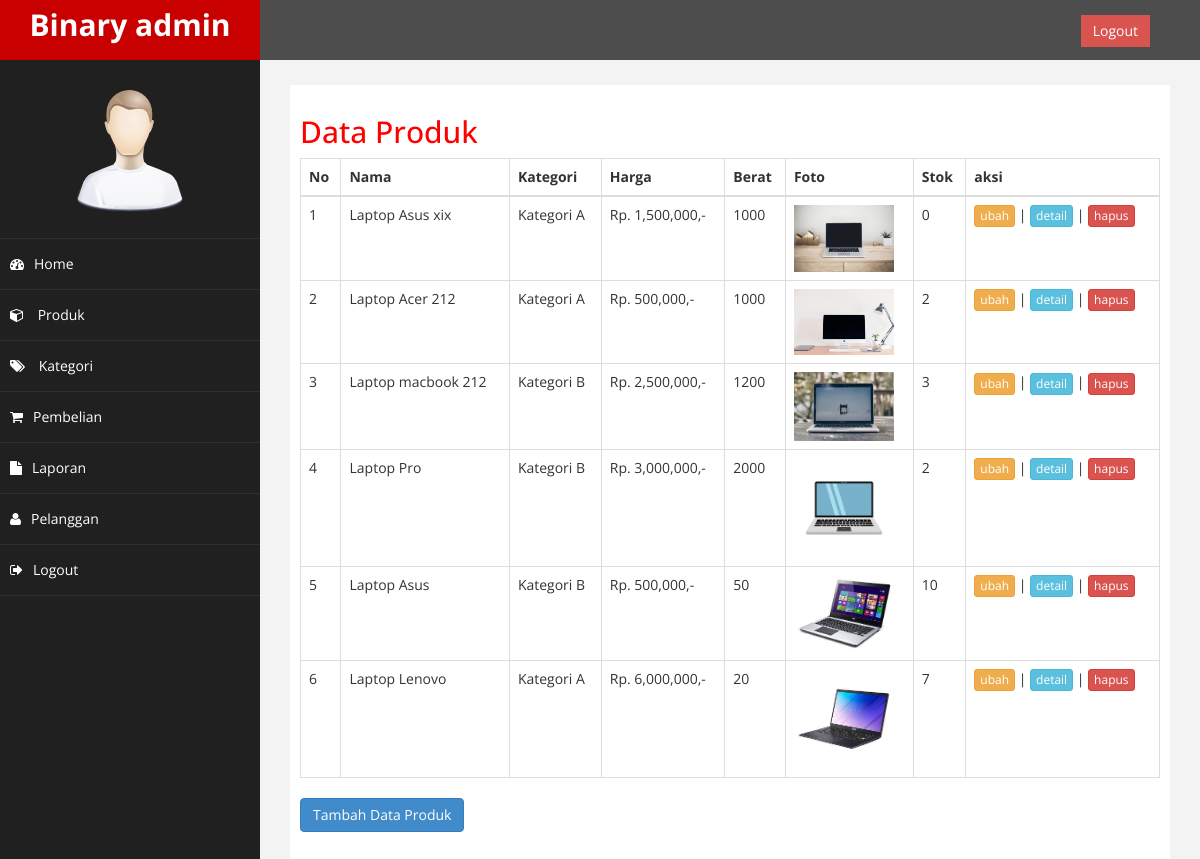
The app's page /admin/index.php?halaman=produk (signed in), older data.
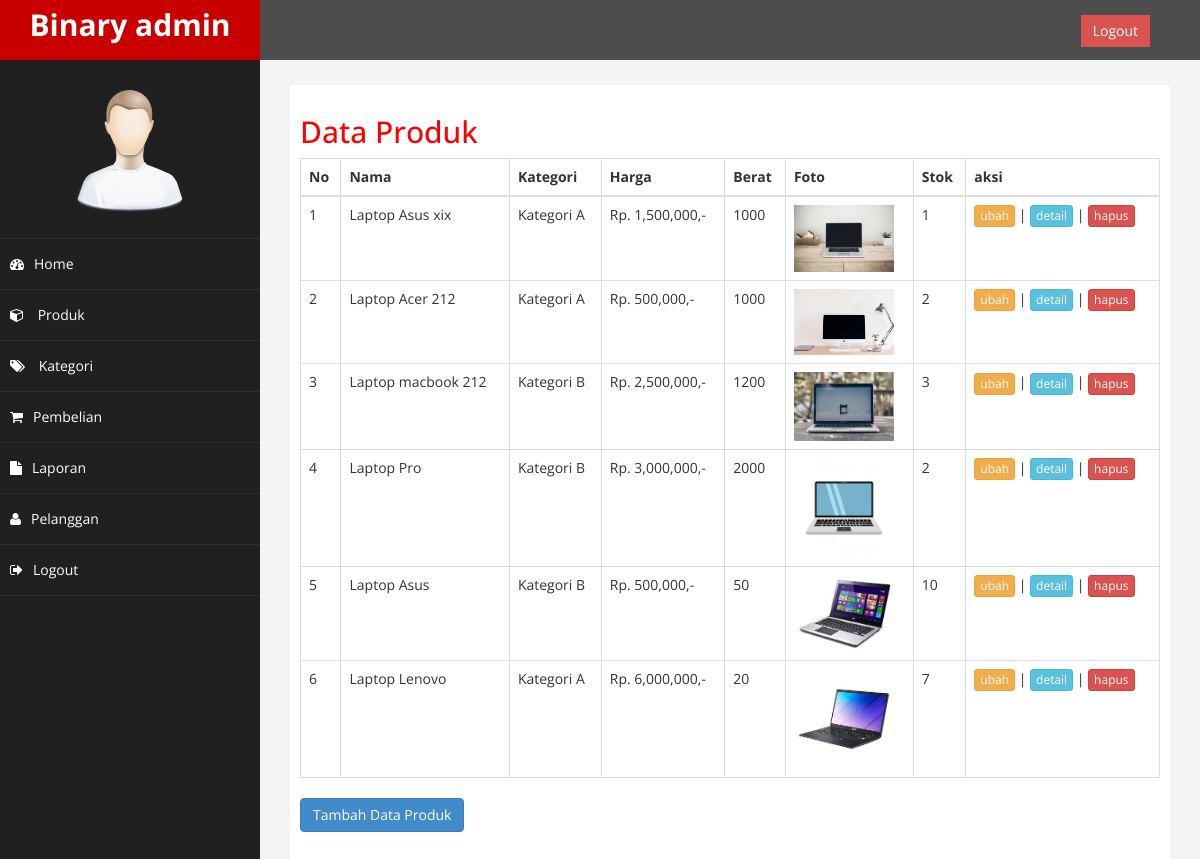
The same page, newer data.
### tables this page shows
CREATE TABLE `produk` (
  `id_produk` int(11) NOT NULL,
  `id_kategori` int(5) NOT NULL,
  `nama_produk` varchar(100) NOT NULL,
  `harga_produk` int(11) NOT NULL,
  `berat_produk` int(11) NOT NULL,
  `foto_produk` varchar(100) NOT NULL,
  `deskripsi_produk` text NOT NULL,
  `stok_produk` int(5) NOT NULL
);

CREATE TABLE `kategori` (
  `id_kategori` int(5) NOT NULL,
  `nama_kategori` varchar(100) NOT NULL
);

### admin/produk.php (the view)
<h2>Data Produk</h2>
<table class="table table-bordered">
	<thead>
		<tr>
		<th>No</th>
		<th>Nama</th>
		<th>Kategori</th>
		<th>Harga</th>
		<th>Berat</th>
		<th>Foto</th>
		<th>Stok</th>
		<th>aksi</th>
		</tr>
	</thead>
	<tbody>
		<?php $no=1; ?>
		<?php $ambil = $koneksi->query("SELECT * FROM produk LEFT JOIN kategori ON produk.id_kategori=kategori.id_kategori") ?>
		<?php while($pecah = $ambil->fetch_assoc()): ?>
		<tr>
			<td><?= $no; ?></td>
			<td><?= $pecah["nama_produk"]; ?></td>
			<td><?= $pecah['nama_kategori']; ?></td>
			<td>Rp. <?= number_format($pecah["harga_produk"]); ?>,-</td>
			<td><?= $pecah["berat_produk"]; ?></td>
			<td>
				<img src="../foto_produk/<?= $pecah["foto_produk"]; ?>" width="100">
			</td>
			<td><?= $pecah['stok_produk']; ?></td>
			<td>
				<a href="index.php?halaman=ubahproduk&id=<?= $pecah['id_produk']; ?>" class="btn btn-warning btn-xs">ubah</a> |
				<a href="index.php?halaman=detailproduk&id=<?= $pecah['id_produk']; ?>" class="btn btn-info btn-xs">detail</a> |
				<a href="index.php?halaman=hapusproduk&id=<?= $pecah['id_produk']; ?>" onclick="return confirm('Yakin akan menghapus data?')" class="btn btn-danger btn-xs">hapus</a>
			</td>
		</tr>
		<?php $no++; ?>
		<?php endwhile; ?>
	</tbody>
</table>
<a href="index.php?halaman=tambahproduk" class="btn btn-primary">Tambah Data Produk</a>

Row changes from the older to the newer data that the page shows:
changed produk "Laptop Asus xix": stok_produk "0" → "1"
